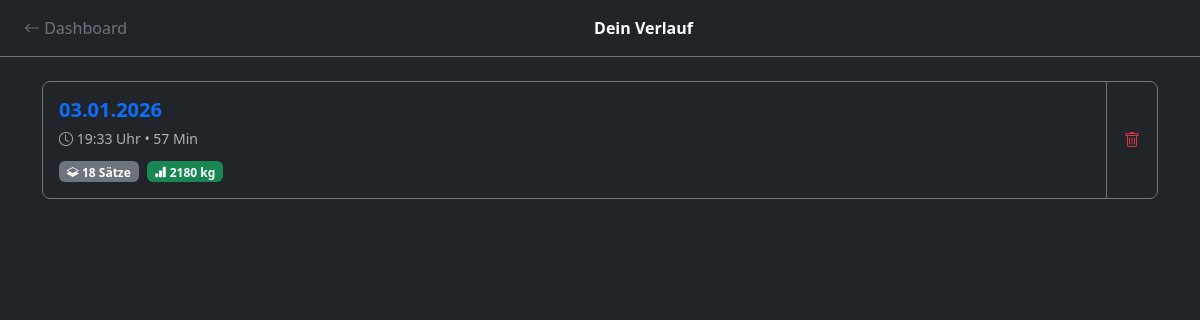
Page /history/ on the earlier database version.
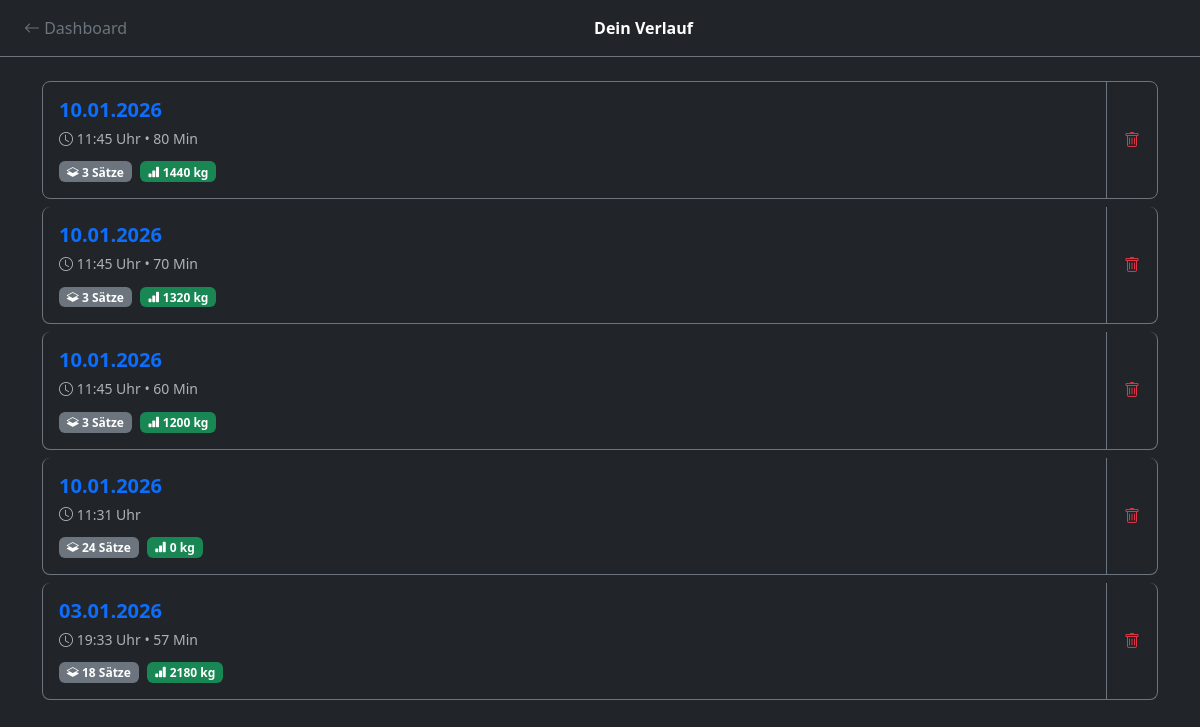
Same page on the later database version.
### core/models.py (models this page shows, shortened)
class Trainingseinheit(models.Model):
    user = models.ForeignKey(User, on_delete=models.CASCADE, related_name="trainings", null=True)
    plan = models.ForeignKey('Plan', on_delete=models.SET_NULL, related_name="trainings", null=True, blank=True, verbose_name="Trainingsplan")
    datum = models.DateTimeField(auto_now_add=True)
    dauer_minuten = models.PositiveIntegerField(blank=True, null=True, verbose_name="Dauer (Min)")
    kommentar = models.TextField(blank=True, null=True, verbose_name="Wie lief's?")
    class Meta:
        verbose_name = "Trainingseinheit"
        verbose_name_plural = "Trainingseinheiten"
        ordering = ['-datum']
        indexes = [
            models.Index(fields=['datum']),
        ]

### core/views.py (the view)
# urls.py: path('history/', views.training_list, name='training_list'),
def training_list(request):
    trainings = Trainingseinheit.objects.annotate(satz_count=Count('saetze')).order_by('-datum')
    trainings_mit_volumen = []
    for training in trainings:
        arbeitssaetze = training.saetze.filter(ist_aufwaermsatz=False)
        volumen = sum(float(s.gewicht) * s.wiederholungen for s in arbeitssaetze)
        trainings_mit_volumen.append({
            'training': training,
            'volumen': round(volumen, 1),
            'arbeitssaetze': arbeitssaetze.count()
        })
    context = {
        'trainings_data': trainings_mit_volumen
    }
    return render(request, 'core/training_list.html', context)

### core/templates/core/training_list.html (shortened to what this page needs)
<!doctype html>
<html lang="de" data-bs-theme="dark">
  <head>
    <link href="https://cdn.jsdelivr.net/npm/bootstrap@5.3.3/dist/css/bootstrap.min.css" rel="stylesheet">
    <link rel="stylesheet" href="https://cdn.jsdelivr.net/npm/bootstrap-icons@1.11.3/font/bootstrap-icons.min.css">
  </head>
  <body>
    <nav class="navbar navbar-dark bg-dark border-bottom border-secondary mb-4">
      <div class="container-fluid">
        <a class="btn btn-outline-secondary border-0" href="{% url 'dashboard' %}">
            <i class="bi bi-arrow-left"></i> Dashboard
        </a>
        <span class="navbar-text text-white fw-bold">Dein Verlauf</span>
      </div>
    </nav>
    <div class="container">
      {% if not trainings_data %}
        <div class="text-center py-5 text-muted">
            <i class="bi bi-journal-x display-1 opacity-25"></i>
            <p class="mt-3">Noch keine Trainings absolviert.</p>
            <a href="{% url 'training_select_plan' %}" class="btn btn-primary mt-2">Jetzt starten!</a>
        </div>
      {% else %}
        <div class="list-group">
            {% for data in trainings_data %}
            <div class="list-group-item bg-dark text-white border-secondary mb-2 rounded-3 p-0 overflow-hidden">
                <div class="d-flex w-100 align-items-stretch">
                    <a href="{% url 'training_session' data.training.id %}" class="text-decoration-none text-white d-flex flex-grow-1 p-3 align-items-center">
                        <div class="flex-grow-1">
                            <h5 class="mb-1 text-primary fw-bold">
                                {{ data.training.datum|date:"d.m.Y" }}
                            </h5>
                            <small class="text-muted">
                                <i class="bi bi-clock"></i> {{ data.training.datum|date:"H:i" }} Uhr
                                {% if data.training.dauer_minuten %}
                                &bull; {{ data.training.dauer_minuten }} Min
                                {% endif %}
                            </small>
                            <div class="mt-2">
                                <span class="badge bg-secondary me-1">
                                    <i class="bi bi-layers-half"></i> {{ data.arbeitssaetze }} Sätze
                                </span>
                                <span class="badge bg-success">
                                    <i class="bi bi-bar-chart-fill"></i> {{ data.volumen|floatformat:0 }} kg
                                </span>
                            </div>
                        </div>
                    </a>
                    <div class="border-start border-secondary d-flex">
                        <button class="btn btn-link text-danger text-decoration-none d-flex align-items-center px-3"
                                onclick="confirmDeleteTraining('{{ data.training.id }}', '{{ data.training.datum|date:"d.m.Y" }}', '{{ data.arbeitssaetze }}', '{{ data.volumen|floatformat:0 }}')">
                            <i class="bi bi-trash"></i>
                        </button>
                    </div>
                </div>
            </div>
            {% endfor %}
        </div>
      {% endif %}
    </div>
  </body>
</html>

Differences in the rows shown:
added Trainingseinheit: training.datum "10.01.2026", training.datum "11:45", training.dauer_minuten "80", arbeitssaetze "3", volumen "1440"
added Trainingseinheit: training.datum "10.01.2026", training.datum "11:45", training.dauer_minuten "70", arbeitssaetze "3", volumen "1320"
added Trainingseinheit: training.datum "10.01.2026", training.datum "11:45", training.dauer_minuten "60", arbeitssaetze "3", volumen "1200"
added Trainingseinheit: training.datum "10.01.2026", training.datum "11:31", arbeitssaetze "24", volumen "0"
